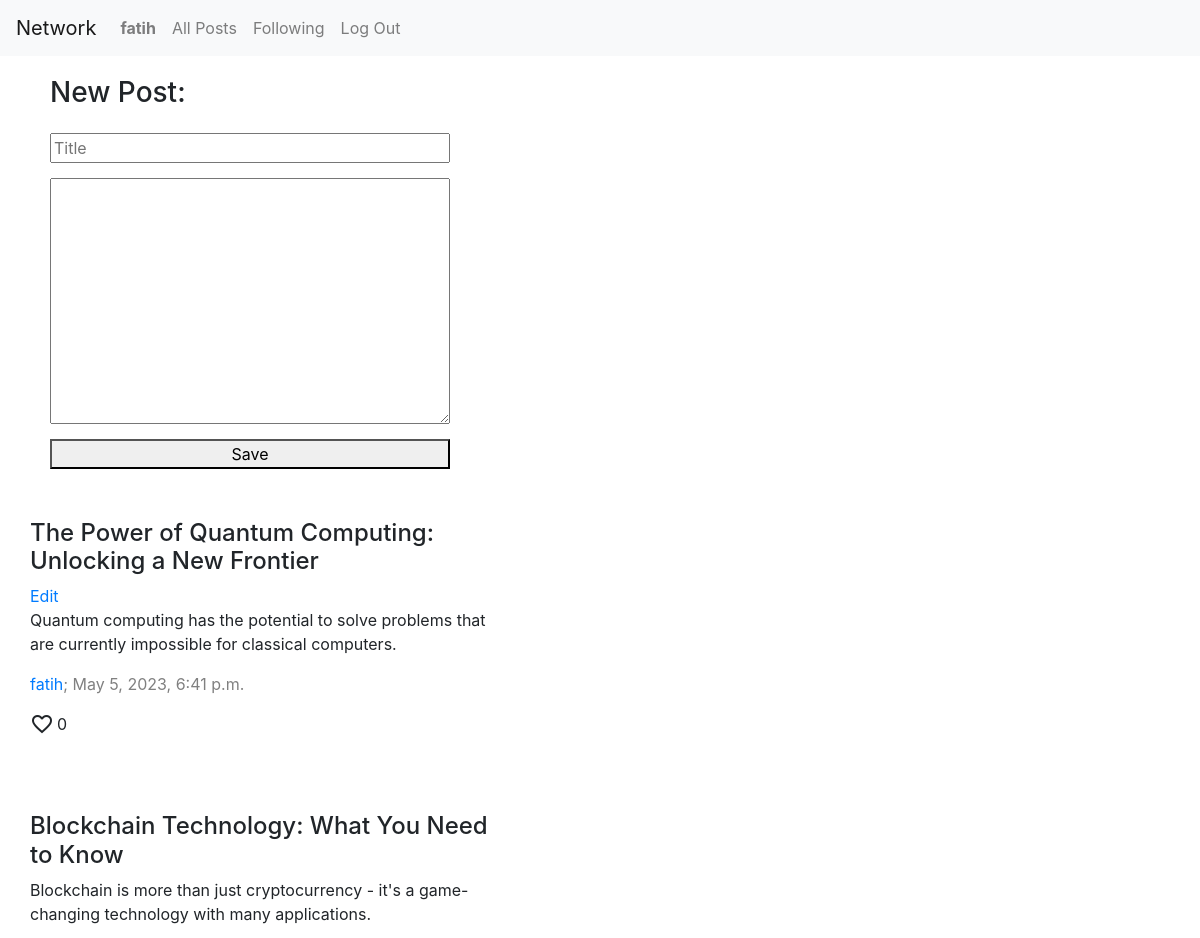
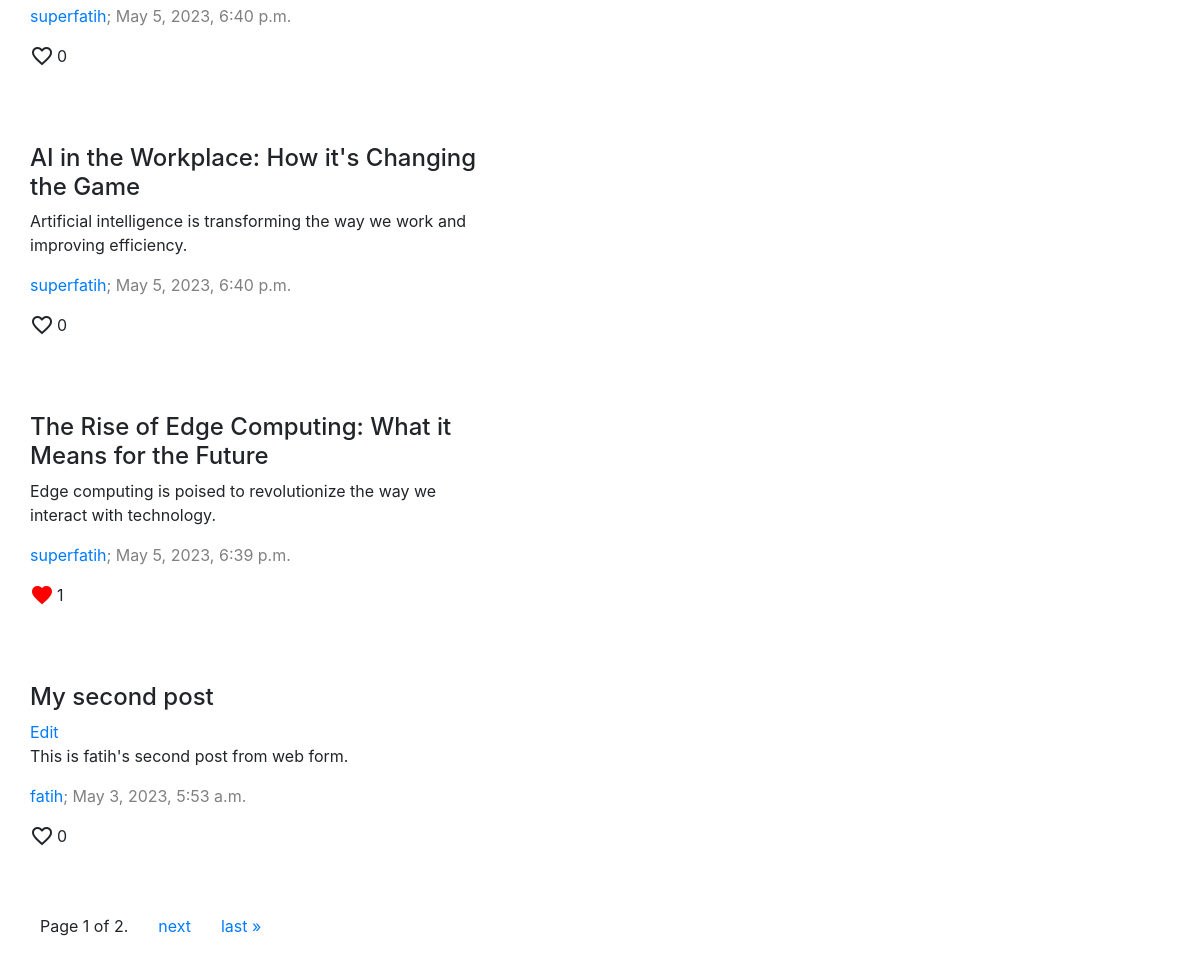
/ (signed in), run on the app's committed database (2 pictures, top to bottom).
### network/models.py (models this page shows, shortened)
class User(AbstractUser):
    pass

class Post(models.Model):
    user = models.ForeignKey(User, on_delete=models.CASCADE)
    title = models.CharField(max_length=100)
    text = models.TextField()
    time = models.DateTimeField(auto_now_add=True)

### network/views.py (the view, shortened to what this page needs)
# urls.py: path("", views.index, name="index"),
def index(request):
    try:
        m_querystring = request.GET.get("p")
        posts = Post.objects.all().order_by("-time")
        posts_qooked = []
        for post in posts:
            i_liked = False
            if request.user.is_authenticated and post.likes.filter(user = request.user):
                i_liked = True
            posts_qooked.append({
                "id": post.id,
                "user": post.user,
                "title": post.title,
                "text": post.text,
                "time": post.time,
                "likes": post.likes,
                "i_liked":i_liked})
        paginator = Paginator(posts_qooked, 5)
        page_number = request.GET.get('page')
        if page_number is None:
            page_number = 1
        page_obj = paginator.get_page(page_number)
        return render(request, "network/index.html", {
            "posts": page_obj
        })
    except Exception as e:
        print("Error, ", e)
        return render(request, "network/index.html")

### network/templates/network/index.html (shortened to what this page needs)
{% extends "network/layout.html" %}
{% load static %}
{% block body %}
    <div class="div-posts">
        {% if user.is_authenticated and not request.GET.p == "f" %}
            <form class="form-newpost" action="./" method="post">
                <h3>New Post:</h3>
                <input placeholder="Title" type="text" id="input-newpost-title" name="input-newpost-title">
                <textarea name="" id="input-newpost-text" name="input-newpost-text" cols="30" rows="10"></textarea>
                <button id="input-newpost-submit">Save</button>
            </form>
        {% endif %}
        {% for post in posts %}
            <div class="div-post">
                <h4>{{ post.title }}</h4>
                {% if user.username == post.user.username %}
                    <a data-postid="{{ post.id }}" class="a-post-edit" href="#">Edit</a>
                {% endif %}
                <p class="post-text">
                    {{ post.text }}
                </p>
                <p class="css-description">
                    <a href="{% url 'u' user_name=post.user.username %}">{{ post.user.username }}</a>; {{ post.time }}
                </p>
                <p class="p-like">
                    {% if user.is_authenticated and user.username != post.user.username %}
                        <span data-postid="{{ post.id }}" class="material-icons po-pointer {% if post.i_liked %}red {% endif %}favorite">
                        </span>
                    {% else %}
                        <span class="material-icons po-default">
                        </span>
                    {% endif %}
                        <span class="post-like-counter">{{ post.likes.count }}</span>
                </p>
            </div>
        {% empty %}
            No post yet!
        {% endfor %}
        <div class="pagination">
                    Page {{ posts.number }} of {{ posts.paginator.num_pages }}.
                {% if posts.has_next %}
                    <a href="?page={{ posts.next_page_number }}">next</a>
                    <a href="?page={{ posts.paginator.num_pages }}">last &raquo;</a>
                {% endif %}
        </div>
    </div>
{% endblock %}

### network/templates/network/layout.html (shortened to what this page needs)
{% load static %}
<!DOCTYPE html>
<html lang="en">
    <head>
        <link rel="stylesheet" href="https://stackpath.bootstrapcdn.com/bootstrap/4.4.1/css/bootstrap.min.css">
        <link href="{% static 'network/styles.css' %}" rel="stylesheet">
    </head>
    <body>
        <nav class="navbar navbar-expand-lg navbar-light bg-light">
            <a class="navbar-brand" href="{% url 'index' %}">Network</a>
            <div>
              <ul class="navbar-nav mr-auto">
                {% if user.is_authenticated %}
                    <li class="nav-item">
                        <a class="nav-link" href="{% url 'u' user_name=user.username %}"><strong>{{ user.username }}</strong></a>
                    </li>
                {% endif %}
                <li class="nav-item">
                  <a class="nav-link" href="{% url 'index' %}">All Posts</a>
                </li>
                {% if user.is_authenticated %}
                    <li class="nav-item">
                        <a class="nav-link" href="{% url 'index' %}?p=f">Following</a>
                    </li>
                    <li class="nav-item">
                        <a class="nav-link" href="{% url 'logout' %}">Log Out</a>
                    </li>
                {% endif %}
              </ul>
            </div>
          </nav>
        <div class="body">
            {% block body %}
            {% endblock %}
        </div>
    </body>
</html>

### network/static/network/styles.css (style rules this page uses)
.form-newpost { display: flex; flex-direction: column; max-width: 400px; gap: 15px; margin: 20px 30px; }
.div-posts { padding-left: 20px; display: flex; flex-direction: column; max-width: 500px; }
.div-post { margin: 30px 10px; }
.css-description { color: gray; }
.p-like { display: flex; align-content: center; gap: 3px; }
.po-pointer { cursor: pointer; }
.po-default { cursor: default; }
.red { color: red; }
.pagination { display: flex; flex-direction: row; gap: 30px; margin: 20px; }

### data on the page
User: username "fatih", title "The Power of Quantum Computing: Unlocking a New Frontier", text "Quantum computing has the potential to solve problems that are currently impossible for classical computers.", user.username "fatih", time "May 5, 2023, 6:41 p.m.", likes.count "0", title "My second post", text "This is fatih's second post from web form.", time "May 3, 2023, 5:53 a.m."
User: title "Blockchain Technology: What You Need to Know", text "Blockchain is more than just cryptocurrency - it's a game-changing technology with many applications.", user.username "superfatih", time "May 5, 2023, 6:40 p.m.", likes.count "0", title "AI in the Workplace: How it's Changing the Game", text "Artificial intelligence is transforming the way we work and improving efficiency.", title "The Rise of Edge Computing: What it Means for the Future", text "Edge computing is poised to revolutionize the way we interact with technology.", time "May 5, 2023, 6:39 p.m.", likes.count "1"

### other printed values
{{ posts.number }} "1"
{{ posts.paginator.num_pages }} "2"
